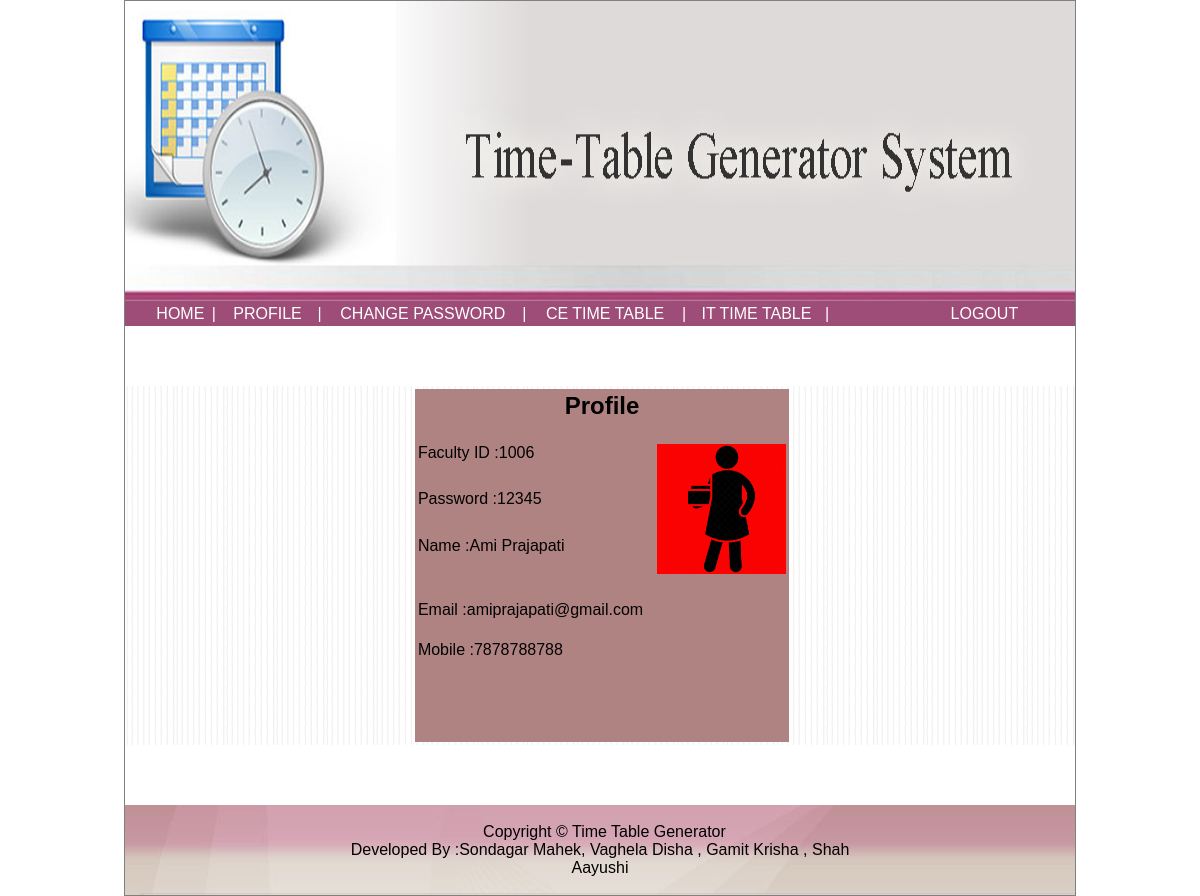
/faculty/profile.php (signed in), run on the app's committed database.
### tables this page shows
CREATE TABLE `faculty` (
  `fid` int(11) NOT NULL,
  `pass` varchar(10) DEFAULT '12345',
  `name` varchar(30) DEFAULT NULL,
  `email` varchar(30) DEFAULT NULL,
  `contact` decimal(10,0) DEFAULT NULL,
  `photo` varchar(500) NOT NULL
);

### faculty/main.php (called while the page is built, shortened)
<?php
 $u = $_SESSION['facSession'];
?>

### faculty/profile.php (the view, shortened to what this page needs)
<?php
	include("main.php");
?>
        <div style="margin-top:60px;margin-bottom:60px;background-image:url('../images/bg.png');">
	<table>
	<tr>
		<td></td>
		<td>
                    <?php
	           include("../config.php");
                            $q="select * from faculty where fid='$u'";
	                    $r = mysqli_query($con,$q);
	                    $c = mysqli_num_rows($r);
                             if ($c>0) {
                             if($row = mysqli_fetch_array($r))
                             {
								$pic =$row['photo'];
                             echo "<table style='background-color: rgb(176,131,131)' width='100%'>";
                             echo "<tr>";
                            echo "<td colspan='2' align='center'>";
                                echo "<h2>Profile</h2>";
                            echo "</td>";
                        echo "</tr>";
                        echo "<tr>";
                            echo "<td valign='top'>";
                                echo "Faculty ID :".$row['fid'];
                            echo "</td>";
                            echo "<td rowspan='3' align='right' valign='top'>";
                                 echo "<img src='../".$pic."' hspace='0px' vspace='0px' width='129' height='130' style='margin-left: 10px;
										margin-bottom: 5px;float: left; border:thin;background-color:#FF0000'/>";
                            echo "</td>";
                        echo "</tr>";
                        echo "<tr>";
                            echo "<td valign='top'>";
                                echo "Password :".$row['pass'];
                            echo "</td>";
                        echo "</tr>";
                         echo "<tr>";
                            echo "<td valign='top'>";
                               echo "Name :".$row['name'];
                            echo "</td>";
                        echo "</tr>";
                         echo "<tr>";
                            echo "<td valign='top'>";
                                 echo "<br>";
                               echo "Email :".$row['email'];
                              echo "<tr>";
                            echo "<td><br>";
                                echo "Mobile :".$row['contact'];
                            echo "</td>";
                        echo "</tr>";
                        echo "<tr>";
                            echo "<td valign='top'>";
                                 echo "<br><br>";
                               echo "</td></tr>";
                            echo "<tr><td>  <br><br>  ";
                            echo "</td>";
                        echo "</tr>";
                    echo "</table>";
                echo "</td>";
           echo "</tr>";
        echo "</table>";}}
        ?>
        </div>

### style.css (style rules this page uses)
body { font-family:arial; }
.link { display:block;color:White;background-color:#9D4D77;text-decoration:none;text-align: center; }

### data on the page
faculty: fid "1006", photo (picture), pass "12345", name "Ami Prajapati", email "amiprajapati@gmail.com", contact "7878788788"
